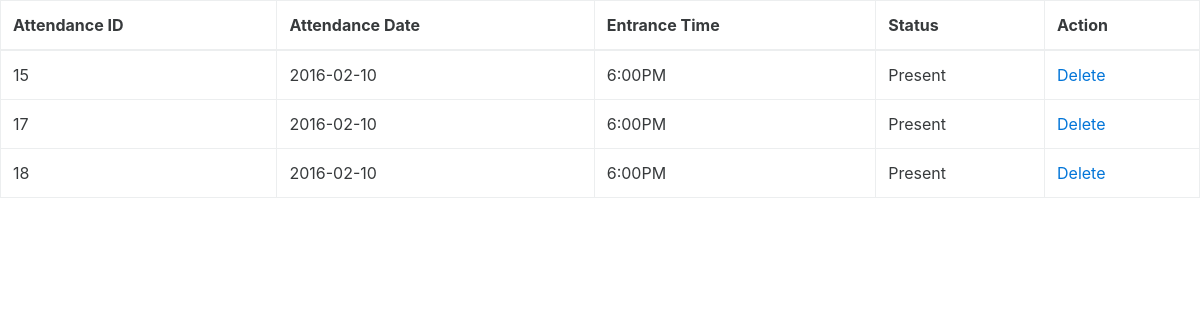
Page /index.php/admin/employee_attend/2 on the committed database.
### tables this page shows
CREATE TABLE IF NOT EXISTS `attendance_db` (
  `at_id` int(50) NOT NULL AUTO_INCREMENT,
  `emp_id` int(10) NOT NULL,
  `date` date NOT NULL,
  `ent_time` varchar(30) NOT NULL,
  `status` tinyint(1) NOT NULL,
  PRIMARY KEY (`at_id`)
);

### application/controllers/admin.php (called while the page is built, shortened)
<?php if ( ! defined('BASEPATH')) exit('No direct script access allowed');
class Admin extends CI_Controller {
	public function __construct(){
		$this->load->model('admlogin_model');
	}
  public function employee_attend($id){
      $attendemp['employs']=$this->admlogin_model->getAllemploys($id);
      $this->load->view('admin/detailemployee', $attendemp);
  }
}

### index.php (called while the page is built, shortened)
<?php
require_once BASEPATH.'core/CodeIgniter.php';

### application/models/admlogin_model.php (called while the page is built, shortened)
<?php
class admlogin_model extends CI_Model {
    public function getAllemploys($id)
        {
            $query= "SELECT * FROM attendance_db WHERE emp_id='$id'";
            $get  = $this->db->query($query);
            return $get->result();
        }
}

### application/views/admin/detailemployee.php (the view, shortened to what this page needs)
<!DOCTYPE html>
<html>
<head>
		<link rel="stylesheet" type="text/css" href="<?php echo base_url();?>css/bootstrap.min.css">
	</head>
<body>
<table class="table table-bordered">
	<thead>
		<tr>
			<th>Attendance ID</th>
			<th>Attendance Date</th>
			<th>Entrance Time</th>
			<th>Status</th>
			<th>Action</th>
		</tr>
	</thead>
	<tbody>
	<?php
	foreach ($employs as $employ)
{
	?>
		<tr>
			<td><?php echo $employ->at_id;?></td>
			<td><?php echo $employ->date;?></td>
			<td><?php echo $employ->ent_time;?></td>
			<td><?php
			if($attendace=1){
				echo "Present";
			}
			?></td>
			<td>
				<a href="<?php echo base_url();?>/index.php/admin/delete_empattend/<?php echo $employ->at_id;?>">Delete
				</a>
			</td>
		</tr>
		<?php }
		?>
	</tbody>
		</table>
</body>
</html>

### rows in the picture
attendance_db: at_id "15", date "2016-02-10", ent_time "6:00PM"
attendance_db: at_id "17", date "2016-02-10", ent_time "6:00PM"
attendance_db: at_id "18", date "2016-02-10", ent_time "6:00PM"
